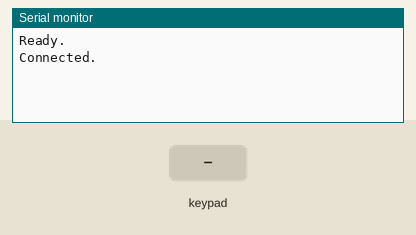
Simulated run of this sketch. Board: ESP32. Shown: the last lines printed to the serial monitor. The inputs (shaded band) are chosen by the test bench. Nothing arrives over Bluetooth unless stated.

Above: at 1.2 s.
1.3 s: key 'U' pressed
At 2.9 s:
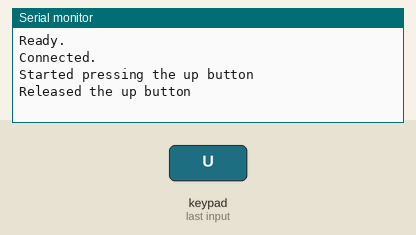
3.2 s: key 'D' pressed
At 4.3 s:
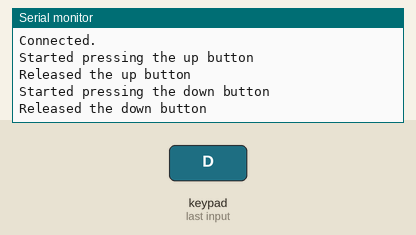
5.1 s: key 'L' pressed
At 6.7 s:
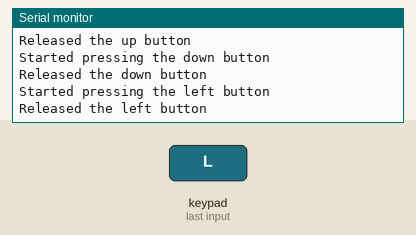
7.0 s: key 'R' pressed
At 8.4 s:
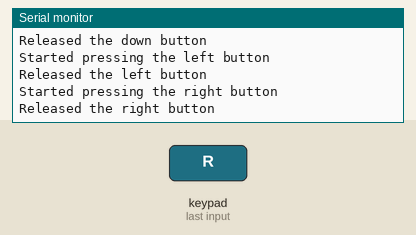
8.9 s: key 'O' pressed
At 9.9 s:
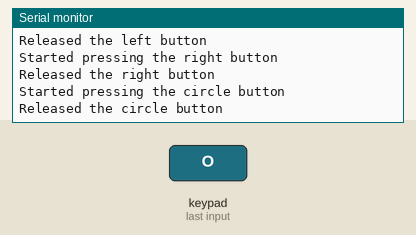
10.8 s: key 'S' pressed
At 12.5 s:
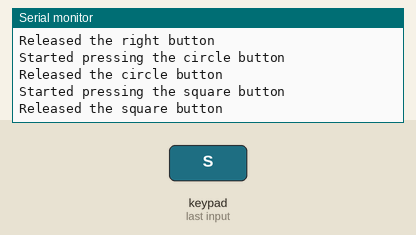

Measured:
- after the input at 1.3 s, the serial monitor: prints a new line at once (image 1)
- after the input at 3.2 s, the serial monitor: prints a new line at once (image 2)
- after the input at 5.1 s, the serial monitor: prints a new line at once (image 3)
- after the input at 7.0 s, the serial monitor: prints a new line at once (image 4)
- after the input at 8.9 s, the serial monitor: prints a new line at once (image 5)
- after the input at 10.8 s, the serial monitor: prints a new line at once (image 6)

The sketch:

Arduino_PS3_Controller_Monitor.ino
```cpp
#include <Ps3Controller.h>

int player = 0;
int battery = 0;
unsigned long time_till_res = 0;
boolean restart =0;


void notify()
{
    //--- Digital cross/square/triangle/circle button events ---
    if( Ps3.event.button_down.cross )
        Serial.println("Started pressing the cross button");
    if( Ps3.event.button_up.cross )
        Serial.println("Released the cross button");

    if( Ps3.event.button_down.square )
        Serial.println("Started pressing the square button");
    if( Ps3.event.button_up.square )
        Serial.println("Released the square button");

    if( Ps3.event.button_down.triangle )
        Serial.println("Started pressing the triangle button");
    if( Ps3.event.button_up.triangle )
        Serial.println("Released the triangle button");

    if( Ps3.event.button_down.circle )
        Serial.println("Started pressing the circle button");
    if( Ps3.event.button_up.circle )
        Serial.println("Released the circle button");

    //--------------- Digital D-pad button events --------------
    if( Ps3.event.button_down.up )
        Serial.println("Started pressing the up button");
    if( Ps3.event.button_up.up )
        Serial.println("Released the up button");

    if( Ps3.event.button_down.right )
        Serial.println("Started pressing the right button");
    if( Ps3.event.button_up.right )
        Serial.println("Released the right button");

    if( Ps3.event.button_down.down )
        Serial.println("Started pressing the down button");
    if( Ps3.event.button_up.down )
        Serial.println("Released the down button");

    if( Ps3.event.button_down.left )
        Serial.println("Started pressing the left button");
    if( Ps3.event.button_up.left )
        Serial.println("Released the left button");

    //------------- Digital shoulder button events -------------
    if( Ps3.event.button_down.l1 )
        Serial.println("Started pressing the left shoulder button");
    if( Ps3.event.button_up.l1 )
        Serial.println("Released the left shoulder button");

    if( Ps3.event.button_down.r1 )
        Serial.println("Started pressing the right shoulder button");
    if( Ps3.event.button_up.r1 )
        Serial.println("Released the right shoulder button");

    //-------------- Digital trigger button events -------------
    if( Ps3.event.button_down.l2 )
        Serial.println("Started pressing the left trigger button");
    if( Ps3.event.button_up.l2 )
        Serial.println("Released the left trigger button");

    if( Ps3.event.button_down.r2 )
        Serial.println("Started pressing the right trigger button");
    if( Ps3.event.button_up.r2 )
        Serial.println("Released the right trigger button");

    //--------------- Digital stick button events --------------
    if( Ps3.event.button_down.l3 )
        Serial.println("Started pressing the left stick button");
    if( Ps3.event.button_up.l3 )
        Serial.println("Released the left stick button");

    if( Ps3.event.button_down.r3 )
        Serial.println("Started pressing the right stick button");
    if( Ps3.event.button_up.r3 )
        Serial.println("Released the right stick button");

    //---------- Digital select/start/ps button events ---------
    if( Ps3.event.button_down.select )
        Serial.println("Started pressing the select button");
    if( Ps3.event.button_up.select )
        Serial.println("Released the select button");

    if( Ps3.event.button_down.start )
        Serial.println("Started pressing the start button");
    if( Ps3.event.button_up.start )
        Serial.println("Released the start button");

    if( Ps3.event.button_down.ps )
        Serial.println("Started pressing the Playstation button");
    if( Ps3.event.button_up.ps )
        Serial.println("Released the Playstation button");


    //---------------- Analog stick value events ---------------
   if( abs(Ps3.event.analog_changed.stick.lx) + abs(Ps3.event.analog_changed.stick.ly) > 2 ){
       Serial.print("Moved the left stick:");
       Serial.print(" x="); Serial.print(Ps3.data.analog.stick.lx, DEC);
       Serial.print(" y="); Serial.print(Ps3.data.analog.stick.ly, DEC);
       Serial.println();
    }

   if( abs(Ps3.event.analog_changed.stick.rx) + abs(Ps3.event.analog_changed.stick.ry) > 2 ){
       Serial.print("Moved the right stick:");
       Serial.print(" x="); Serial.print(Ps3.data.analog.stick.rx, DEC);
       Serial.print(" y="); Serial.print(Ps3.data.analog.stick.ry, DEC);
       Serial.println();
   }

   //--------------- Analog D-pad button events ----------------
   if( abs(Ps3.event.analog_changed.button.up) ){
       Serial.print("Pressing the up button: ");
       Serial.println(Ps3.data.analog.button.up, DEC);
   }

   if( abs(Ps3.event.analog_changed.button.right) ){
       Serial.print("Pressing the right button: ");
       Serial.println(Ps3.data.analog.button.right, DEC);
   }

   if( abs(Ps3.event.analog_changed.button.down) ){
       Serial.print("Pressing the down button: ");
       Serial.println(Ps3.data.analog.button.down, DEC);
   }

   if( abs(Ps3.event.analog_changed.button.left) ){
       Serial.print("Pressing the left button: ");
       Serial.println(Ps3.data.analog.button.left, DEC);
   }

   //---------- Analog shoulder/trigger button events ----------
   if( abs(Ps3.event.analog_changed.button.l1)){
       Serial.print("Pressing the left shoulder button: ");
       Serial.println(Ps3.data.analog.button.l1, DEC);
   }

   if( abs(Ps3.event.analog_changed.button.r1) ){
       Serial.print("Pressing the right shoulder button: ");
       Serial.println(Ps3.data.analog.button.r1, DEC);
   }

   if( abs(Ps3.event.analog_changed.button.l2) ){
       Serial.print("Pressing the left trigger button: ");
       Serial.println(Ps3.data.analog.button.l2, DEC);
   }

   if( abs(Ps3.event.analog_changed.button.r2) ){
       Serial.print("Pressing the right trigger button: ");
       Serial.println(Ps3.data.analog.button.r2, DEC);
   }

   //---- Analog cross/square/triangle/circle button events ----
   if( abs(Ps3.event.analog_changed.button.triangle)){
       Serial.print("Pressing the triangle button: ");
       Serial.println(Ps3.data.analog.button.triangle, DEC);
   }

   if( abs(Ps3.event.analog_changed.button.circle) ){
       Serial.print("Pressing the circle button: ");
       Serial.println(Ps3.data.analog.button.circle, DEC);
   }

   if( abs(Ps3.event.analog_changed.button.cross) ){
       Serial.print("Pressing the cross button: ");
       Serial.println(Ps3.data.analog.button.cross, DEC);
   }

   if( abs(Ps3.event.analog_changed.button.square) ){
       Serial.print("Pressing the square button: ");
       Serial.println(Ps3.data.analog.button.square, DEC);
   }

   /*/---------------------- Battery events ---------------------
   if( battery != Ps3.data.status.battery ){
        battery = Ps3.data.status.battery;
        Serial.print("The controller battery is ");
        if( battery == ps3_status_battery_charging )      Serial.println("charging");
        else if( battery == ps3_status_battery_full )     Serial.println("FULL");
        else if( battery == ps3_status_battery_high )     Serial.println("HIGH");
        else if( battery == ps3_status_battery_low)       Serial.println("LOW");
        else if( battery == ps3_status_battery_dying )    Serial.println("DYING");
        else if( battery == ps3_status_battery_shutdown ) Serial.println("SHUTDOWN");
        else Serial.println("UNDEFINED");
    }*/

}

void onConnect(){
    Serial.println("Connected.");
}

void setup()
{
    Serial.begin(115200);

    Ps3.attach(notify);
    Ps3.attachOnConnect(onConnect);
    Ps3.begin("00:1a:7d:da:71:10");
//10:52:1c:66:ee:86
    Serial.println("Ready.");
}

void loop()
{
    while(!Ps3.isConnected()){
 if(!restart){
  Serial.println("not connected");
  Serial.println("restart in 10 seconds if not connected");
 time_till_res = millis();
  restart =1;
  }

if (millis() - time_till_res >10000){
ESP.restart();
    }
    }


    /*/------ Digital cross/square/triangle/circle buttons ------
    if( Ps3.data.button.cross && Ps3.data.button.down )
        Serial.println("Pressing both the down and cross buttons");
    if( Ps3.data.button.square && Ps3.data.button.left )
        Serial.println("Pressing both the square and left buttons");
    if( Ps3.data.button.triangle && Ps3.data.button.up )
        Serial.println("Pressing both the triangle and up buttons");
    if( Ps3.data.button.circle && Ps3.data.button.right )
        Serial.println("Pressing both the circle and right buttons");

    if( Ps3.data.button.l1 && Ps3.data.button.r1 )
        Serial.println("Pressing both the left and right bumper buttons");
    if( Ps3.data.button.l2 && Ps3.data.button.r2 )
        Serial.println("Pressing both the left and right trigger buttons");
    if( Ps3.data.button.l3 && Ps3.data.button.r3 )
        Serial.println("Pressing both the left and right stick buttons");
    if( Ps3.data.button.select && Ps3.data.button.start )
        Serial.println("Pressing both the select and start buttons");

    delay(2000);*/
}
```
